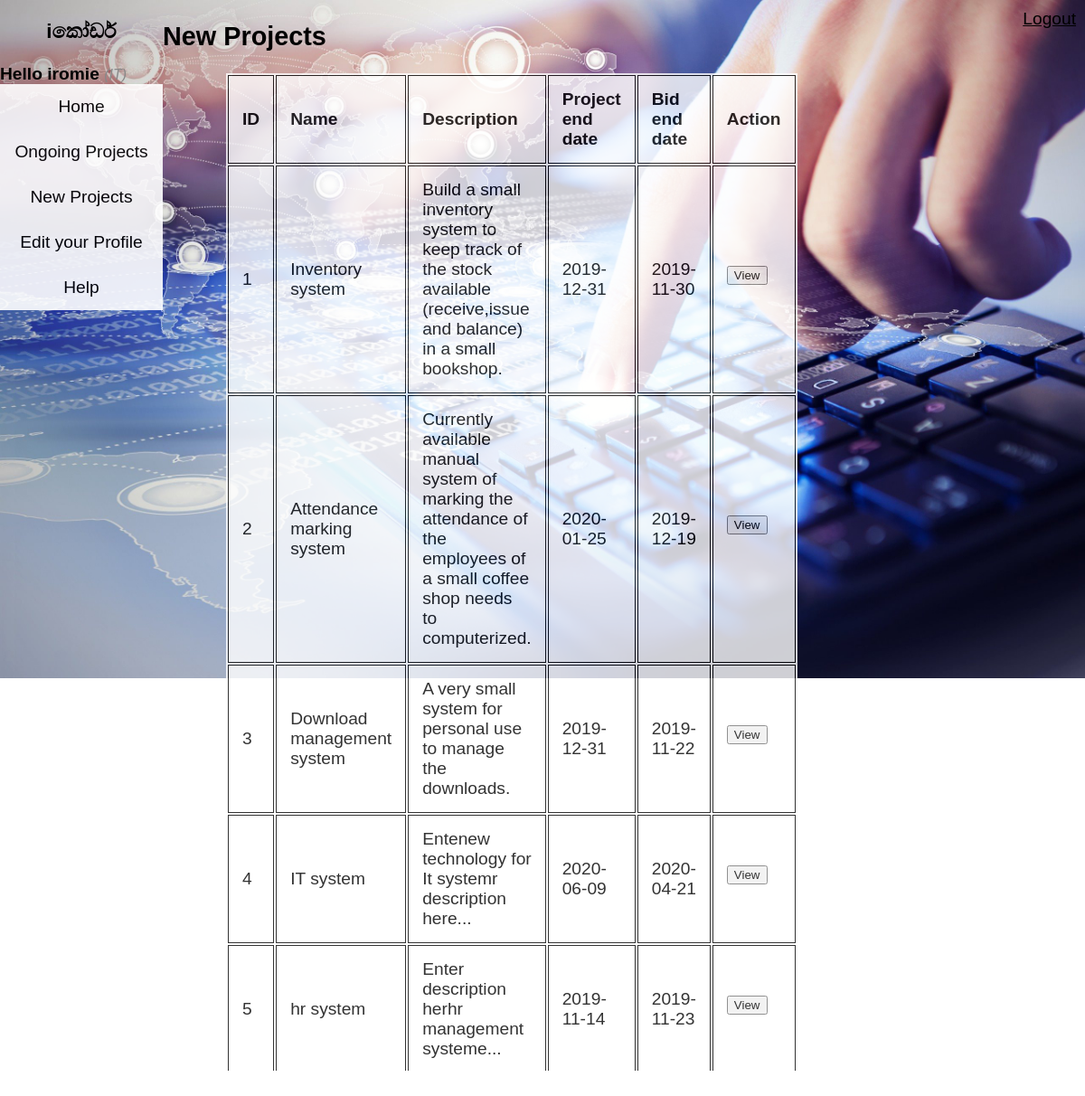
/IT/new.php (signed in), run on the app's committed database.
### tables this page shows
CREATE TABLE `projects` (
  `pid` int(11) NOT NULL,
  `name` varchar(100) NOT NULL,
  `pdesc` varchar(1000) NOT NULL,
  `p_end` date NOT NULL,
  `bid_end` date NOT NULL,
  `client` varchar(100) DEFAULT NULL,
  `IT_1` varchar(100) NOT NULL,
  `IT_2` varchar(1000) NOT NULL
);

### IT/new.php (the view, shortened to what this page needs)
<?php include ('functions.php');
?>
<!DOCTYPE html>
<html>
<head>
	<link rel="stylesheet" type="text/css" href="../css/IT.css">
</head>
<body>
	<div class="split left">
		<h3 align="center">iකෝඩර්</h3>
		<strong><?php echo "Hello "; echo$_SESSION['username']; ?></strong>
		<small><i  style="color: #888;">(<?php echo $_SESSION['user_type']; ?>)</i></small>
		<br>
		<ul>
			<li><a href="home.php">Home</a></li>
			<li><a href="ongoing.php">Ongoing Projects</a></li>
			<li><a href="new.php">New Projects</a></li>
			<li><a href="profile.php">Edit your Profile</a></li>
			<li><a href="help.php">Help</a></li>
		</ul>
	</div>
	<div class="split right">
		<a href="../index.php" style="color: black; float: right; padding: 10px">Logout</a>
		<h2>New Projects</h2>
		<table>
			<thead>
				<tr>
					<th>ID</th>
					<th>Name</th>
					<th>Description</th>
					<th>Project end date</th>
					<th>Bid end date</th>
					<th colspan="2">Action</th>
				</tr>
			</thead>
			<tbody>
				<?php
    				$query = "SELECT * FROM projects";
    				$results = $conn->query($query);
    				if ($results->num_rows > 0) {
						while ($row = $results->fetch_assoc()) {
							$date=date("Y-m-d");
							if ($date<$row['bid_end']){ ?>
							    <tr>
							        <td><?php echo $row['pid']; ?></td>
							        <td><?php echo $row['name']; ?></td>
							        <td><?php echo $row['pdesc']; ?></td>
							        <td><?php echo $row['p_end']; ?></td>
							        <td><?php echo $row['bid_end']; ?></td>
							        <td>
							        	<div class="input-group">
											<button type="button" class="btn" name="view_btn">View</button>
										</div>
							        </td>
							    </tr>
					<?php   }
						}
					}else{
						echo "0 results";
					}
			    	?>
			</tbody>
		</table>
	</div>
</body>
</html>

### css/IT.css (style rules this page uses)
body { font-size: 120%; font-family: sans-serif; background-image: url("../images/index.jpg"); background-repeat: no-repeat; background-size: cover; }
.split { position: fixed; z-index: 1; top: 0; overflow-x: hidden; }
.left { left: 0; width: 15%; height: 90%; }
.right { right: 0; width: 85%; height: 90%; }
ul { list-style-type: none; margin: 0; padding: 0; overflow: hidden; background-color: white; opacity: 0.9; }
li { float: center; }
li a { display: block; color: black; text-align: center; padding: 14px 16px; text-decoration: none; }
.input-group { margin: 0px 0px 10px 0px; }
th, td { padding: 15px; text-align: left; border: 1px solid black; }
table { width: 60%; margin-left: 70px; background-color: white; opacity: 80%; }

### data on the page
projects: pid "1", name "Inventory system", pdesc "Build a small inventory system to keep track of the stock available (receive,issue and balance) in a small bookshop.", p_end "2019-12-31", bid_end "2019-11-30"
projects: pid "2", name "Attendance marking system", pdesc "Currently available manual system of marking the attendance of the employees of a small coffee shop needs to computerized.", p_end "2020-01-25", bid_end "2019-12-19"
projects: pid "3", name "Download management system", pdesc "A very small system for personal use to manage the downloads.", p_end "2019-12-31", bid_end "2019-11-22"
projects: pid "4", name "IT system", pdesc "Entenew technology for It systemr description here...", p_end "2020-06-09", bid_end "2020-04-21"
projects: pid "5", name "hr system", pdesc "Enter description herhr management systeme...", p_end "2019-11-14", bid_end "2019-11-23"

### other printed values
$_SESSION['username'] "iromie"
$_SESSION['user_type'] "IT"
